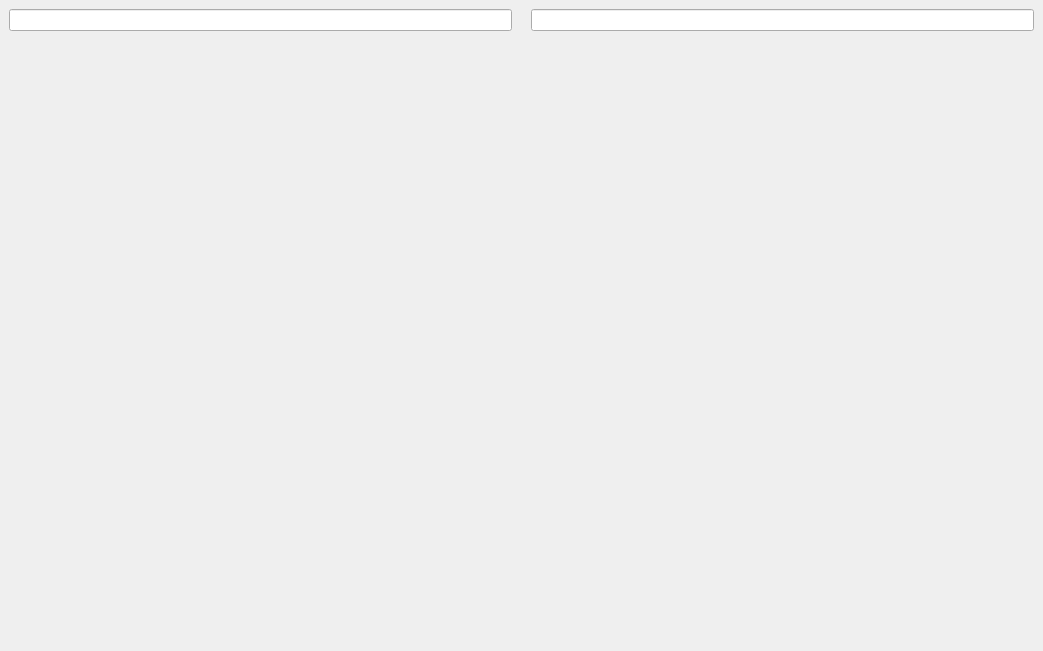
<?xml version="1.0" encoding="UTF-8"?>
<ui version="4.0">
 <class>FileViewerDialog</class>
 <widget class="QMainWindow" name="FileViewerDialog">
  <property name="geometry">
   <rect>
    <x>0</x>
    <y>0</y>
    <width>1043</width>
    <height>651</height>
   </rect>
  </property>
  <property name="windowTitle">
   <string>MainWindow</string>
  </property>
  <widget class="QWidget" name="centralwidget">
   <layout class="QVBoxLayout" name="verticalLayout">
    <item>
     <layout class="QHBoxLayout" name="horizontalLayout">
      <item>
       <widget class="QLineEdit" name="lineEditBranchName">
        <property name="readOnly">
         <bool>true</bool>
        </property>
       </widget>
      </item>
      <item>
       <widget class="QLabel" name="labelFileIcon">
        <property name="text">
         <string/>
        </property>
       </widget>
      </item>
      <item>
       <widget class="QLineEdit" name="lineEditFileName">
        <property name="readOnly">
         <bool>true</bool>
        </property>
       </widget>
      </item>
     </layout>
    </item>
    <item>
     <widget class="QStackedWidget" name="stackedWidget">
      <property name="currentIndex">
       <number>2</number>
      </property>
      <widget class="QWidget" name="page">
       <layout class="QVBoxLayout" name="verticalLayout_2">
        <property name="leftMargin">
         <number>0</number>
        </property>
        <property name="topMargin">
         <number>0</number>
        </property>
        <property name="rightMargin">
         <number>0</number>
        </property>
        <property name="bottomMargin">
         <number>0</number>
        </property>
        <item>
         <widget class="CodeEditor" name="plainTextEdit"/>
        </item>
       </layout>
      </widget>
      <widget class="QWidget" name="page_2">
       <layout class="QVBoxLayout" name="verticalLayout_3">
        <property name="leftMargin">
         <number>0</number>
        </property>
        <property name="topMargin">
         <number>0</number>
        </property>
        <property name="rightMargin">
         <number>0</number>
        </property>
        <property name="bottomMargin">
         <number>0</number>
        </property>
        <item>
         <widget class="QLabel" name="labelImage">
          <property name="text">
           <string/>
          </property>
          <property name="alignment">
           <set>Qt::AlignCenter</set>
          </property>
         </widget>
        </item>
       </layout>
      </widget>
      <widget class="QWidget" name="page_3">
       <layout class="QVBoxLayout" name="kPartLayout">
        <property name="leftMargin">
         <number>0</number>
        </property>
        <property name="topMargin">
         <number>0</number>
        </property>
        <property name="rightMargin">
         <number>0</number>
        </property>
        <property name="bottomMargin">
         <number>0</number>
        </property>
        <item>
         <widget class="QWidget" name="widgetContainer" native="true">
          <layout class="QVBoxLayout" name="kPartWidgetLayout"/>
         </widget>
        </item>
       </layout>
      </widget>
     </widget>
    </item>
   </layout>
  </widget>
 </widget>
 <customwidgets>
  <customwidget>
   <class>CodeEditor</class>
   <extends>QPlainTextEdit</extends>
   <header location="global">widgets/codeeditor.h</header>
  </customwidget>
 </customwidgets>
 <resources/>
 <connections/>
</ui>
